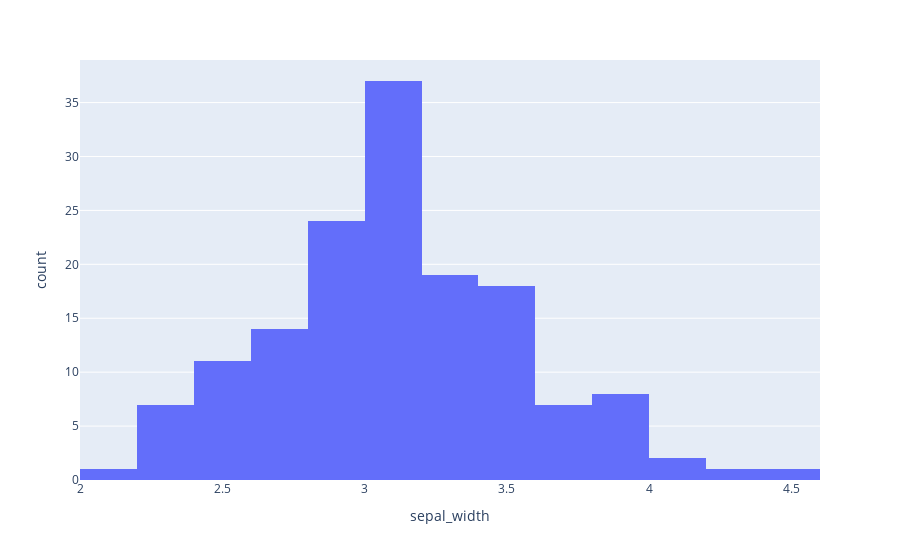

Source (notebook cell):
### Markdown cell above
## 06.Histrogram Plot

### Code cell
fig6= px.histogram(df, x='sepal_width' )
fig6.show()
fig6.write_image('../output_save/fig6.png', scale=3)

### Figure 1 — Plotly figure (JSON) as saved in the notebook; plotly's stock layout.template omitted (floating-point values rounded to 4 significant figures; data arrays with more than 128 entries replaced by an {"elided": "..."} marker saying what was removed)
{"data": [{"alignmentgroup": "True", "bingroup": "x", "hovertemplate": "sepal_width=%{x}<br>count=%{y}<extra></extra>", "legendgroup": "", "marker": {"color": "#636efa", "pattern": {"shape": ""}}, "name": "", "offsetgroup": "", "orientation": "v", "showlegend": false, "type": "histogram", "x": {"elided": "150 float values"}, "xaxis": "x", "yaxis": "y"}], "layout": {"barmode": "relative", "legend": {"tracegroupgap": 0}, "margin": {"t": 60}, "xaxis": {"anchor": "y", "domain": [0, 1], "title": {"text": "sepal_width"}}, "yaxis": {"anchor": "x", "domain": [0, 1], "title": {"text": "count"}}}}
